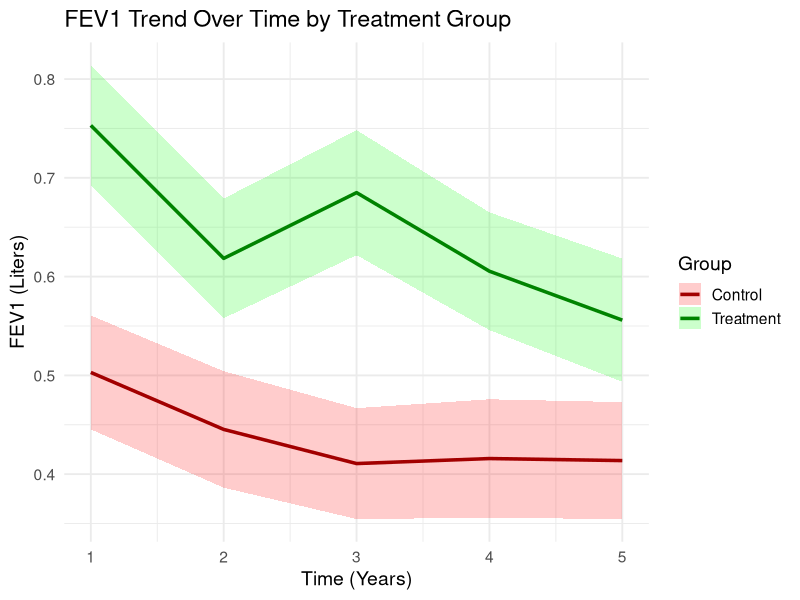
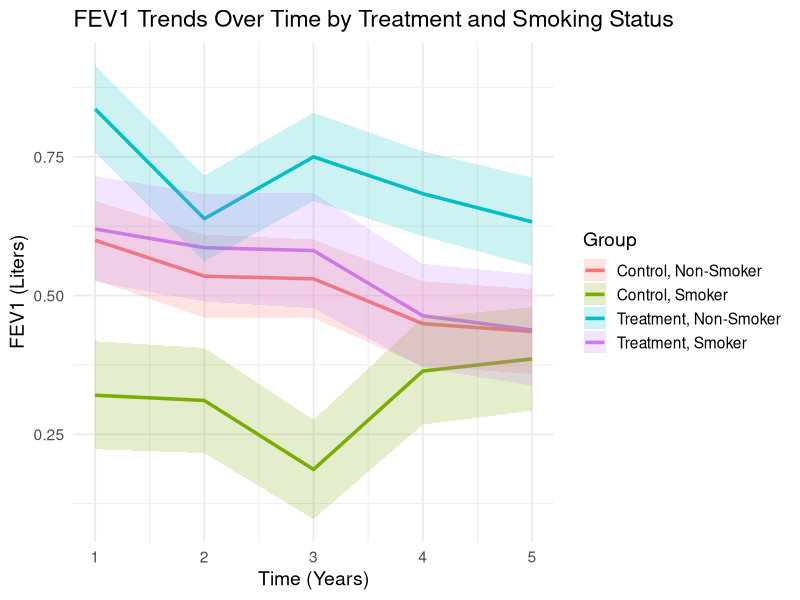
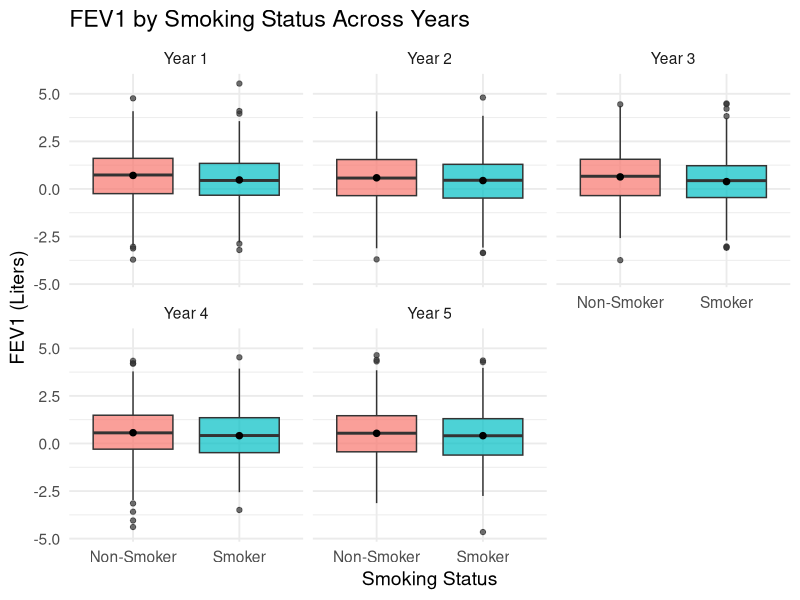
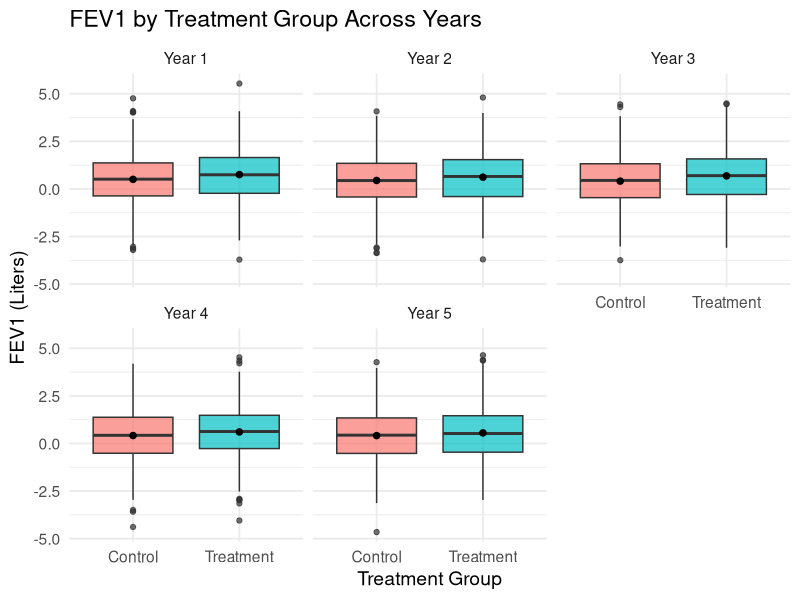

Generate these figures, in order, with R:
## ---- chunk 1
knitr::opts_chunk$set(echo = TRUE)
## ---- chunk 2
set.seed(123)
N_all <- 1000
T_time <- 5
sigma_b <- 0.8
sigma_e <- 1.0

# Coefficients
beta0 <- 2.4
beta_smoking <- -0.15
beta_treat <- 0.10
beta_age <- -0.02
beta_gender <- 0.30
beta_BMI <- -0.03
beta_weight <- 0.01
beta_packyears <- -0.02
beta_cigsday <- -0.005
beta_sbp <- -0.004

# Baseline covariates
id <- 1:N_all
age <- rnorm(N_all, mean = 50, sd = 10)
gender <- rbinom(N_all, 1, 0.5)
BMI <- rnorm(N_all, mean = 25, sd = 3)
weight <- rnorm(N_all, mean = 70, sd = 10)
pack_years <- rpois(N_all, lambda = 20)
cigs_per_day <- rpois(N_all, lambda = 15)
sbp <- rnorm(N_all, mean = 120, sd = 15)
treatment <- rbinom(N_all, 1, 0.5)
b_i <- rnorm(N_all, mean = 0, sd = sigma_b)

df_subjects <- data.frame(
  id, age, gender, BMI, weight,
  pack_years, cigs_per_day, sbp,
  treatment, b_i
)

# Repeated measurements
dat_all <- data.frame()

for (i in seq_len(N_all)) {
  smoking_vec <- rbinom(T_time, 1, 0.4)  # time-varying smoking status
  pack_years_it <- df_subjects$pack_years[i]
  
  for (t in 1:T_time) {
    
    age_it <- df_subjects$age[i] + (t - 1)
    smoking_it <- smoking_vec[t]
    
    # 只有吸烟时才生成吸烟量
    if (smoking_it == 1) {
      cigs_day_it <- rpois(1, lambda = df_subjects$cigs_per_day[i])
      pack_years_it <- pack_years_it + 1
    } else {
      cigs_day_it <- 0
    }
    
    BMI_it <- df_subjects$BMI[i] + rnorm(1, 0, 0.3)
    weight_it <- df_subjects$weight[i] + rnorm(1, 0, 1.0)
    
    # Linear predictor
    mu <- beta0 +
      beta_smoking   * smoking_it +
      beta_treat     * df_subjects$treatment[i] +
      beta_age       * age_it +
      beta_gender    * df_subjects$gender[i] +
      beta_BMI       * BMI_it +
      beta_weight    * weight_it +
      beta_packyears * pack_years_it +
      beta_cigsday   * cigs_day_it +
      beta_sbp       * df_subjects$sbp[i] +
      df_subjects$b_i[i]
    
    FEV1_it <- rnorm(1, mean = mu, sd = sigma_e)
    
    dat_all <- rbind(dat_all, data.frame(
      id = i,
      time = t,
      smoking = smoking_it,
      treatment = df_subjects$treatment[i],
      age = age_it,
      gender = df_subjects$gender[i],
      BMI = BMI_it,
      weight = weight_it,
      pack_years = pack_years_it,
      cigs_per_day = cigs_day_it,
      sbp = df_subjects$sbp[i],
      FEV1 = FEV1_it
    ))
  }
}


## ---- chunk 3
dat_all
## ---- chunk 4
library(dplyr)
library(ggplot2)

# time, treatment, FEV1
fev1_grouped <- dat_all %>%
  group_by(time, treatment) %>%
  summarise(
    mean_fev1 = mean(FEV1, na.rm = TRUE),
    sd_fev1 = sd(FEV1, na.rm = TRUE),
    n = n(),
    se_fev1 = sd_fev1 / sqrt(n),
    .groups = "drop"
  )


ggplot(fev1_grouped, aes(x = time, y = mean_fev1, color = factor(treatment))) +
  geom_line(size = 1.2) +
  geom_ribbon(aes(ymin = mean_fev1 - se_fev1, ymax = mean_fev1 + se_fev1, fill = factor(treatment)),
              alpha = 0.2, color = NA) +
  scale_color_manual(values = c("0" = "darkred", "1" = "darkgreen"),
                     labels = c("Control", "Treatment")) +
  scale_fill_manual(values = c("0" = "red", "1" = "green"),
                    labels = c("Control", "Treatment")) +
  labs(
    title = "FEV1 Trend Over Time by Treatment Group",
    x = "Time (Years)",
    y = "FEV1 (Liters)",
    color = "Group",
    fill = "Group"
  ) +
  theme_minimal(base_size = 14)

## ---- chunk 5
library(dplyr)
library(ggplot2)

# Step 1: （treatment-smoking）
dat_all <- dat_all %>%
  mutate(group = factor(paste0("Trt", treatment, "_Smk", smoking),
                        levels = c("Trt0_Smk0", "Trt0_Smk1", "Trt1_Smk0", "Trt1_Smk1"),
                        labels = c("Control, Non-Smoker", "Control, Smoker",
                                   "Treatment, Non-Smoker", "Treatment, Smoker")))

fev1_combo_summary <- dat_all %>%
  group_by(time, group) %>%
  summarise(
    mean_fev1 = mean(FEV1, na.rm = TRUE),
    se_fev1 = sd(FEV1, na.rm = TRUE) / sqrt(n()),
    .groups = "drop"
  )


ggplot(fev1_combo_summary, aes(x = time, y = mean_fev1, color = group, fill = group)) +
  geom_line(size = 1.2) +
  geom_ribbon(aes(ymin = mean_fev1 - se_fev1, ymax = mean_fev1 + se_fev1),
              alpha = 0.2, color = NA) +
  labs(
    title = "FEV1 Trends Over Time by Treatment and Smoking Status",
    x = "Time (Years)",
    y = "FEV1 (Liters)",
    color = "Group",
    fill = "Group"
  ) +
  theme_minimal(base_size = 14)

## ---- chunk 6
library(dplyr)
library(geepack)
library(broom)

# Step 2: Cross-Sectional（5 年份 OLS 模型）
mse_yearly <- numeric(5)
ols_summaries <- list()

cat("===== Cross-Sectional OLS Models by Year =====\n")
for (t in 1:5) {
  data_t <- dat_all %>% filter(time == t)
  
  fit_t <- lm(FEV1 ~ smoking + treatment + age + gender + BMI + weight +
                pack_years + cigs_per_day + sbp, data = data_t)
  
  pred_t <- predict(fit_t, newdata = data_t)
  mse_yearly[t] <- mean((data_t$FEV1 - pred_t)^2)
  
  # 保存 summary
  summary_df <- tidy(fit_t) %>%
    mutate(across(where(is.numeric), ~ round(.x, 4)))
  ols_summaries[[t]] <- summary_df
  
  cat(paste0("\n--- Year ", t, " ---\n"))
  print(summary_df)
}

# 平均 MSE（跨年度）
mse_cross_avg <- mean(mse_yearly)
cat("\nAverage MSE of 5 Cross-Sectional Models:", round(mse_cross_avg, 4), "\n\n")
## ---- chunk 7
#  GEE - Bootstrap PMSE 
pmse_boot <- function(data, indices, corstr_type) {
  subjects <- unique(data$id)
  boot_subjects <- subjects[indices]
  boot_data <- data[data$id %in% boot_subjects, ]
  
  fit <- geeglm(FEV1 ~ smoking + treatment + age + gender + BMI + weight +
                  pack_years + cigs_per_day + sbp,
                id = id, data = boot_data,
                family = gaussian, corstr = corstr_type)
  
  pred <- predict(fit, newdata = data)
  mean((data$FEV1 - pred)^2)
}

set.seed(123)
B <- 50
n_subj <- length(unique(dat_all$id))

get_pmse <- function(corstr_type, data) {
  boot_pmse <- replicate(B, {
    boot_indices <- sample(1:n_subj, n_subj, replace = TRUE)
    pmse_boot(data, boot_indices, corstr_type)
  })
  mean(boot_pmse)
}

pmse_ind <- get_pmse("independence", dat_all)
pmse_cs  <- get_pmse("exchangeable", dat_all)
pmse_ar1 <- get_pmse("ar1", dat_all)

pmse_results <- data.frame(
  Model = c("Cross-Sectional (Avg of 5 OLS)", "GEE Independence", "GEE Exchangeable", "GEE AR-1"),
  Error_Metric = c("MSE", "PMSE", "PMSE", "PMSE"),
  Score = round(c(mse_cross_avg, pmse_ind, pmse_cs, pmse_ar1), 4)
)

print(pmse_results)

best_model <- pmse_results$Model[which.min(pmse_results$Score)]
cat("\n Best model based on prediction error is:", best_model, "\n")


fit_gee_ar1 <- geeglm(FEV1 ~ smoking + treatment + age + gender + BMI + weight +
                        pack_years + cigs_per_day + sbp,
                      id = id, data = dat_all, family = gaussian, corstr = "ar1")

gee_summary <- tidy(fit_gee_ar1) %>%
  mutate(across(where(is.numeric), ~ round(.x, 4)))

cat("\nGEE Model Summary\n")
print(gee_summary)

## ---- chunk 8
library(ggplot2)
library(dplyr)

# 设定 smoking 和 treatment 为 factor 便于图形标签
dat_all_plot <- dat_all %>%
  mutate(smoking = factor(smoking, labels = c("Non-Smoker", "Smoker")),
         treatment = factor(treatment, labels = c("Control", "Treatment")),
         time = factor(time, labels = paste("Year", 1:5)))

# 1. FEV1 vs Smoking (按年份分面)
ggplot(dat_all_plot, aes(x = smoking, y = FEV1, fill = smoking)) +
  geom_boxplot(alpha = 0.7) +
  stat_summary(fun = mean, geom = "point", shape = 20, size = 3, color = "black") +
  facet_wrap(~ time, ncol = 3) +
  labs(title = "FEV1 by Smoking Status Across Years",
       x = "Smoking Status", y = "FEV1 (Liters)") +
  theme_minimal(base_size = 14) +
  theme(legend.position = "none")

# 2. FEV1 vs Treatment (按年份分面)
ggplot(dat_all_plot, aes(x = treatment, y = FEV1, fill = treatment)) +
  geom_boxplot(alpha = 0.7) +
  stat_summary(fun = mean, geom = "point", shape = 20, size = 3, color = "black") +
  facet_wrap(~ time, ncol = 3) +
  labs(title = "FEV1 by Treatment Group Across Years",
       x = "Treatment Group", y = "FEV1 (Liters)") +
  theme_minimal(base_size = 14) +
  theme(legend.position = "none")
